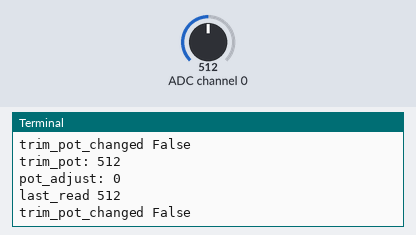
A program run on a simulated Raspberry Pi (BCM pin numbers). On the bench: the last lines printed to the terminal. The inputs (shaded band) are chosen by the test bench; at power-on: ADC channel 0 = 512 (analog values on the 0–1023 scale).

Above: at 1.2 s.
1.3 s: ADC channel 0 set to 716
At 1.9 s:
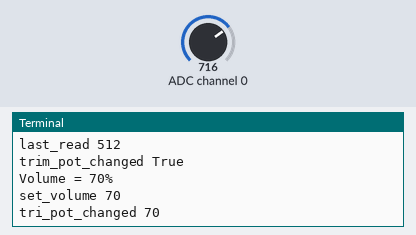
2.8 s: ADC channel 0 set to 900
At 3.4 s:
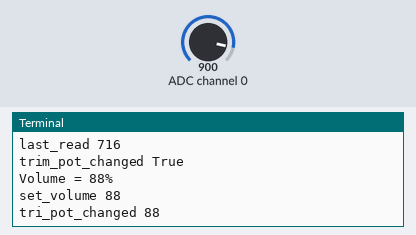
Timing chart, 0 to 5.8 s (numbered marks = the images above; inputs shaded):
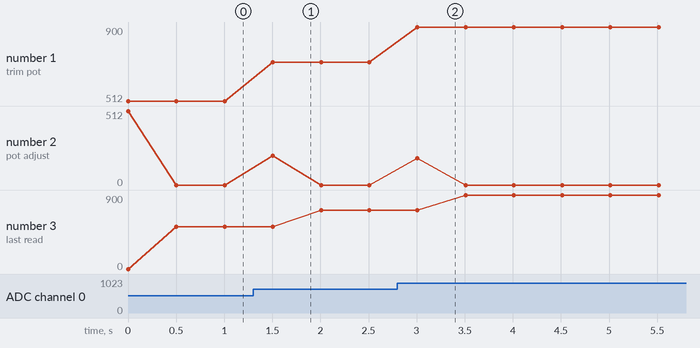

The program:

trimpot.py
```python
#!/usr/bin/env python

"""
This is only really useful for demonstrating the reading of a trimpot value
through an ADC.

https://learn.adafruit.com/reading-a-analog-in-and-controlling-audio-volume-with-the-raspberry-pi/connecting-the-cobbler-to-a-mcp3008?view=all
MCP3008 VDD -> 3.3V (red)
MCP3008 VREF -> 3.3V (red)
MCP3008 AGND -> GND (black)
MCP3008 CLK -> #18 (orange)
MCP3008 DOUT -> #23 (yellow)
MCP3008 DIN -> #24 (blue)
MCP3008 CS -> #25 (violet)
MCP3008 DGND -> GND (black)

pot plugs into channel 0 on the 3008
"""

import time
import os
import RPi.GPIO as GPIO

GPIO.setmode(GPIO.BCM)
DEBUG = 1

# read SPI data from MCP3008 chip, 8 possible adc's (0 thru 7)
def readadc(adcnum, clockpin, mosipin, misopin, cspin):
        if ((adcnum > 7) or (adcnum < 0)):
                return -1
        GPIO.output(cspin, True)

        GPIO.output(clockpin, False)  # start clock low
        GPIO.output(cspin, False)     # bring CS low

        commandout = adcnum
        commandout |= 0x18  # start bit + single-ended bit
        commandout <<= 3    # we only need to send 5 bits here
        for i in range(5):
                if (commandout & 0x80):
                        GPIO.output(mosipin, True)
                else:
                        GPIO.output(mosipin, False)
                commandout <<= 1
                GPIO.output(clockpin, True)
                GPIO.output(clockpin, False)

        adcout = 0
        # read in one empty bit, one null bit and 10 ADC bits
        for i in range(12):
                GPIO.output(clockpin, True)
                GPIO.output(clockpin, False)
                adcout <<= 1
                if (GPIO.input(misopin)):
                        adcout |= 0x1

        GPIO.output(cspin, True)

        adcout >>= 1       # first bit is 'null' so drop it
        return adcout

# change these as desired - they're the pins connected from the
# SPI port on the ADC to the Cobbler
SPICLK = 18
SPIMISO = 23
SPIMOSI = 24
SPICS = 25

# set up the SPI interface pins
GPIO.setup(SPIMOSI, GPIO.OUT)
GPIO.setup(SPIMISO, GPIO.IN)
GPIO.setup(SPICLK, GPIO.OUT)
GPIO.setup(SPICS, GPIO.OUT)

# 10k trim pot connected to adc #0
potentiometer_adc = 0;

last_read = 0       # this keeps track of the last potentiometer value
tolerance = 5       # to keep from being jittery we'll only change
                    # volume when the pot has moved more than 5 'counts'

while True:
        # we'll assume that the pot didn't move
        trim_pot_changed = False

        # read the analog pin
        trim_pot = readadc(potentiometer_adc, SPICLK, SPIMOSI, SPIMISO, SPICS)
        # how much has it changed since the last read?
        pot_adjust = abs(trim_pot - last_read)

        if DEBUG:
                print "trim_pot:", trim_pot
                print "pot_adjust:", pot_adjust
                print "last_read", last_read

        if ( pot_adjust > tolerance ):
               trim_pot_changed = True

        if DEBUG:
                print "trim_pot_changed", trim_pot_changed

        if ( trim_pot_changed ):
                set_volume = trim_pot / 10.24           # convert 10bit adc0 (0-1024) trim pot read into 0-100 volume level
                set_volume = round(set_volume)          # round out decimal value
                set_volume = int(set_volume)            # cast volume as integer

                print 'Volume = {volume}%' .format(volume = set_volume)
                # set_vol_cmd = 'sudo amixer cset numid=1 -- {volume}% > /dev/null' .format(volume = set_volume)
                # os.system(set_vol_cmd)  # set volume

                if DEBUG:
                        print "set_volume", set_volume
                        print "tri_pot_changed", set_volume

                # save the potentiometer reading for the next loop
                last_read = trim_pot

        # hang out and do nothing for a half second
        time.sleep(0.5)
```

Measured:
- after the input at 1.3 s, the terminal: prints a new line after 0.20 s (image 1)
- after the input at 2.8 s, the terminal: prints a new line after 0.21 s (image 2)
- plotted number 1: 512 → 716 after the input at 1.3 s, 716 → 900 after the input at 2.8 s
- plotted number 3: 512 → 716 after the input at 1.3 s, 716 → 900 after the input at 2.8 s
